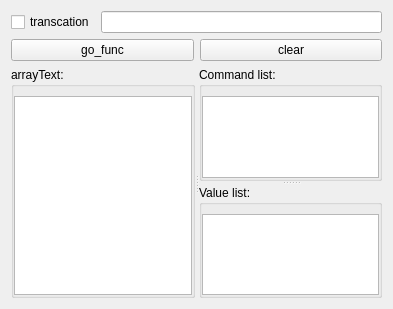
<?xml version="1.0" encoding="UTF-8"?>
<ui version="4.0">
 <class>frmGetPackages</class>
 <widget class="QWidget" name="frmGetPackages">
  <property name="geometry">
   <rect>
    <x>0</x>
    <y>0</y>
    <width>393</width>
    <height>309</height>
   </rect>
  </property>
  <property name="windowTitle">
   <string>Get packages</string>
  </property>
  <layout class="QGridLayout" name="gridLayout_6">
   <item row="0" column="0">
    <widget class="QWidget" name="widget" native="true">
     <layout class="QGridLayout" name="gridLayout_2">
      <property name="leftMargin">
       <number>0</number>
      </property>
      <property name="topMargin">
       <number>0</number>
      </property>
      <property name="rightMargin">
       <number>0</number>
      </property>
      <property name="bottomMargin">
       <number>0</number>
      </property>
      <item row="0" column="0">
       <widget class="QCheckBox" name="chk">
        <property name="text">
         <string>transcation</string>
        </property>
       </widget>
      </item>
      <item row="0" column="1">
       <widget class="QLineEdit" name="txtTrans"/>
      </item>
     </layout>
    </widget>
   </item>
   <item row="1" column="0">
    <widget class="QWidget" name="widget_2" native="true">
     <layout class="QGridLayout" name="gridLayout">
      <property name="leftMargin">
       <number>0</number>
      </property>
      <property name="topMargin">
       <number>0</number>
      </property>
      <property name="rightMargin">
       <number>0</number>
      </property>
      <property name="bottomMargin">
       <number>0</number>
      </property>
      <item row="0" column="0">
       <widget class="QPushButton" name="btnGo">
        <property name="text">
         <string>go_func</string>
        </property>
       </widget>
      </item>
      <item row="0" column="1">
       <widget class="QPushButton" name="btnClear">
        <property name="text">
         <string>clear</string>
        </property>
       </widget>
      </item>
     </layout>
    </widget>
   </item>
   <item row="2" column="0">
    <widget class="QSplitter" name="splitter_2">
     <property name="sizePolicy">
      <sizepolicy hsizetype="Expanding" vsizetype="Expanding">
       <horstretch>0</horstretch>
       <verstretch>0</verstretch>
      </sizepolicy>
     </property>
     <property name="orientation">
      <enum>Qt::Horizontal</enum>
     </property>
     <widget class="QGroupBox" name="groupBox">
      <property name="title">
       <string>arrayText:</string>
      </property>
      <layout class="QGridLayout" name="gridLayout_3">
       <property name="leftMargin">
        <number>0</number>
       </property>
       <property name="rightMargin">
        <number>0</number>
       </property>
       <property name="bottomMargin">
        <number>0</number>
       </property>
       <item row="0" column="0">
        <widget class="QTextEdit" name="txt"/>
       </item>
      </layout>
     </widget>
     <widget class="QSplitter" name="splitter">
      <property name="orientation">
       <enum>Qt::Vertical</enum>
      </property>
      <widget class="QGroupBox" name="groupBox_2">
       <property name="title">
        <string>Command list:</string>
       </property>
       <layout class="QGridLayout" name="gridLayout_4">
        <property name="leftMargin">
         <number>0</number>
        </property>
        <property name="rightMargin">
         <number>0</number>
        </property>
        <property name="bottomMargin">
         <number>0</number>
        </property>
        <item row="0" column="0">
         <widget class="QListView" name="listCmd">
          <property name="editTriggers">
           <set>QAbstractItemView::NoEditTriggers</set>
          </property>
         </widget>
        </item>
       </layout>
      </widget>
      <widget class="QGroupBox" name="groupBox_3">
       <property name="title">
        <string>Value list:</string>
       </property>
       <layout class="QGridLayout" name="gridLayout_5">
        <property name="leftMargin">
         <number>0</number>
        </property>
        <property name="rightMargin">
         <number>0</number>
        </property>
        <property name="bottomMargin">
         <number>0</number>
        </property>
        <item row="0" column="0">
         <widget class="QListWidget" name="listValue">
          <property name="editTriggers">
           <set>QAbstractItemView::NoEditTriggers</set>
          </property>
         </widget>
        </item>
       </layout>
      </widget>
     </widget>
    </widget>
   </item>
  </layout>
 </widget>
 <resources/>
 <connections/>
</ui>
